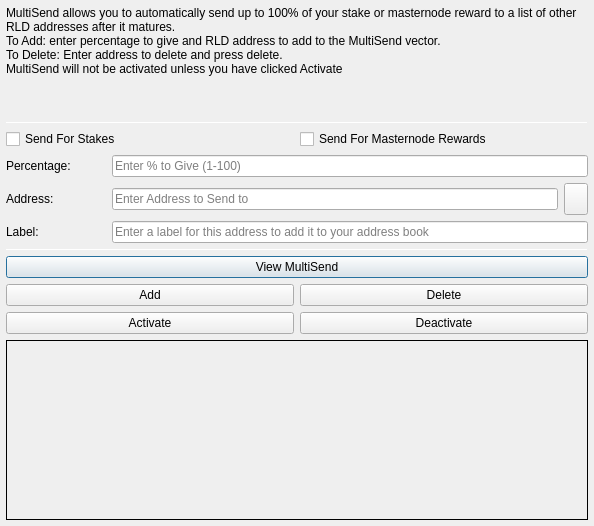
<?xml version="1.0" encoding="UTF-8"?>
<ui version="4.0">
 <class>MultiSendDialog</class>
 <widget class="QDialog" name="MultiSendDialog">
  <property name="windowModality">
   <enum>Qt::NonModal</enum>
  </property>
  <property name="geometry">
   <rect>
    <x>0</x>
    <y>0</y>
    <width>594</width>
    <height>526</height>
   </rect>
  </property>
  <property name="windowTitle">
   <string>MultiSend</string>
  </property>
  <layout class="QVBoxLayout" name="verticalLayout" stretch="0">
   <property name="leftMargin">
    <number>6</number>
   </property>
   <property name="topMargin">
    <number>6</number>
   </property>
   <property name="rightMargin">
    <number>6</number>
   </property>
   <property name="bottomMargin">
    <number>6</number>
   </property>
   <item>
    <layout class="QVBoxLayout" name="verticalLayout_Main" stretch="1,1,1,0,1,1,1">
     <item>
      <widget class="QLabel" name="label_2">
       <property name="lineWidth">
        <number>1</number>
       </property>
       <property name="text">
        <string>MultiSend allows you to automatically send up to 100% of your stake or masternode reward to a list of other RLD addresses after it matures.
To Add: enter percentage to give and RLD address to add to the MultiSend vector.
To Delete: Enter address to delete and press delete.
MultiSend will not be activated unless you have clicked Activate</string>
       </property>
       <property name="alignment">
        <set>Qt::AlignLeading|Qt::AlignLeft|Qt::AlignTop</set>
       </property>
       <property name="wordWrap">
        <bool>true</bool>
       </property>
      </widget>
     </item>
     <item>
      <widget class="Line" name="line">
       <property name="minimumSize">
        <size>
         <width>0</width>
         <height>1</height>
        </size>
       </property>
       <property name="maximumSize">
        <size>
         <width>16777215</width>
         <height>1</height>
        </size>
       </property>
       <property name="orientation">
        <enum>Qt::Horizontal</enum>
       </property>
      </widget>
     </item>
     <item>
      <layout class="QVBoxLayout" name="verticalLayout_Settings">
       <item>
        <layout class="QHBoxLayout" name="horizontalLayout">
         <item>
          <widget class="QCheckBox" name="multiSendStakeCheckBox">
           <property name="text">
            <string>Send For Stakes</string>
           </property>
          </widget>
         </item>
         <item>
          <widget class="QCheckBox" name="multiSendMasternodeCheckBox">
           <property name="text">
            <string>Send For Masternode Rewards</string>
           </property>
          </widget>
         </item>
        </layout>
       </item>
       <item>
        <layout class="QHBoxLayout" name="horizontalLayout_6">
         <item>
          <widget class="QLabel" name="label">
           <property name="minimumSize">
            <size>
             <width>100</width>
             <height>0</height>
            </size>
           </property>
           <property name="toolTip">
            <string>Percentage of stake to send</string>
           </property>
           <property name="text">
            <string>Percentage:</string>
           </property>
          </widget>
         </item>
         <item>
          <widget class="QLineEdit" name="multiSendPercentEdit">
           <property name="toolTip">
            <string>Enter whole numbers 1 - 100</string>
           </property>
           <property name="placeholderText">
            <string>Enter % to Give (1-100)</string>
           </property>
          </widget>
         </item>
        </layout>
       </item>
       <item>
        <layout class="QHBoxLayout" name="horizontalLayout_7">
         <item>
          <widget class="QLabel" name="label_5">
           <property name="minimumSize">
            <size>
             <width>100</width>
             <height>0</height>
            </size>
           </property>
           <property name="toolTip">
            <string>Address to send portion of stake to</string>
           </property>
           <property name="text">
            <string>Address:</string>
           </property>
          </widget>
         </item>
         <item>
          <widget class="QLineEdit" name="multiSendAddressEdit">
           <property name="toolTip">
            <string/>
           </property>
           <property name="placeholderText">
            <string>Enter Address to Send to</string>
           </property>
          </widget>
         </item>
         <item>
          <widget class="QToolButton" name="addressBookButton">
           <property name="maximumSize">
            <size>
             <width>16777215</width>
             <height>32</height>
            </size>
           </property>
           <property name="toolTip">
            <string>Choose an address from the address book</string>
           </property>
           <property name="text">
            <string/>
           </property>
           <property name="icon">
            <iconset resource="../rld.qrc">
             <normaloff>:/icons/address-book</normaloff>:/icons/address-book</iconset>
           </property>
           <property name="shortcut">
            <string>Alt+A</string>
           </property>
          </widget>
         </item>
        </layout>
       </item>
      </layout>
     </item>
     <item>
      <layout class="QHBoxLayout" name="horizontalLayout_3">
       <item>
        <widget class="QLabel" name="label_3">
         <property name="minimumSize">
          <size>
           <width>100</width>
           <height>0</height>
          </size>
         </property>
         <property name="text">
          <string>Label:</string>
         </property>
        </widget>
       </item>
       <item>
        <widget class="QLineEdit" name="labelAddressLabelEdit">
         <property name="placeholderText">
          <string>Enter a label for this address to add it to your address book</string>
         </property>
        </widget>
       </item>
      </layout>
     </item>
     <item>
      <widget class="Line" name="line_2">
       <property name="minimumSize">
        <size>
         <width>0</width>
         <height>1</height>
        </size>
       </property>
       <property name="maximumSize">
        <size>
         <width>16777215</width>
         <height>1</height>
        </size>
       </property>
       <property name="orientation">
        <enum>Qt::Horizontal</enum>
       </property>
      </widget>
     </item>
     <item>
      <layout class="QVBoxLayout" name="verticalLayout_Buttons">
       <item>
        <layout class="QHBoxLayout" name="horizontalLayout_4">
         <item>
          <widget class="QPushButton" name="viewButton">
           <property name="toolTip">
            <string/>
           </property>
           <property name="statusTip">
            <string>View MultiSend Vector</string>
           </property>
           <property name="text">
            <string>View MultiSend</string>
           </property>
          </widget>
         </item>
        </layout>
       </item>
       <item>
        <layout class="QHBoxLayout" name="horizontalLayout_2">
         <item>
          <widget class="QPushButton" name="addButton">
           <property name="toolTip">
            <string/>
           </property>
           <property name="statusTip">
            <string>Add to MultiSend Vector</string>
           </property>
           <property name="text">
            <string>Add</string>
           </property>
          </widget>
         </item>
         <item>
          <widget class="QPushButton" name="deleteButton">
           <property name="toolTip">
            <string/>
           </property>
           <property name="statusTip">
            <string>Delete Address From MultiSend Vector</string>
           </property>
           <property name="text">
            <string>Delete</string>
           </property>
          </widget>
         </item>
        </layout>
       </item>
       <item>
        <layout class="QHBoxLayout" name="horizontalLayout_5">
         <item>
          <widget class="QPushButton" name="activateButton">
           <property name="statusTip">
            <string>Activate MultiSend</string>
           </property>
           <property name="text">
            <string>Activate</string>
           </property>
          </widget>
         </item>
         <item>
          <widget class="QPushButton" name="disableButton">
           <property name="statusTip">
            <string>Deactivate MultiSend</string>
           </property>
           <property name="text">
            <string>Deactivate</string>
           </property>
          </widget>
         </item>
        </layout>
       </item>
      </layout>
     </item>
     <item>
      <widget class="QLabel" name="message">
       <property name="minimumSize">
        <size>
         <width>0</width>
         <height>180</height>
        </size>
       </property>
       <property name="frameShape">
        <enum>QFrame::Panel</enum>
       </property>
       <property name="frameShadow">
        <enum>QFrame::Plain</enum>
       </property>
       <property name="lineWidth">
        <number>1</number>
       </property>
       <property name="midLineWidth">
        <number>1</number>
       </property>
       <property name="text">
        <string/>
       </property>
       <property name="alignment">
        <set>Qt::AlignLeading|Qt::AlignLeft|Qt::AlignTop</set>
       </property>
       <property name="wordWrap">
        <bool>true</bool>
       </property>
      </widget>
     </item>
    </layout>
   </item>
  </layout>
 </widget>
 <resources>
  <include location="../rld.qrc"/>
 </resources>
 <connections/>
</ui>
